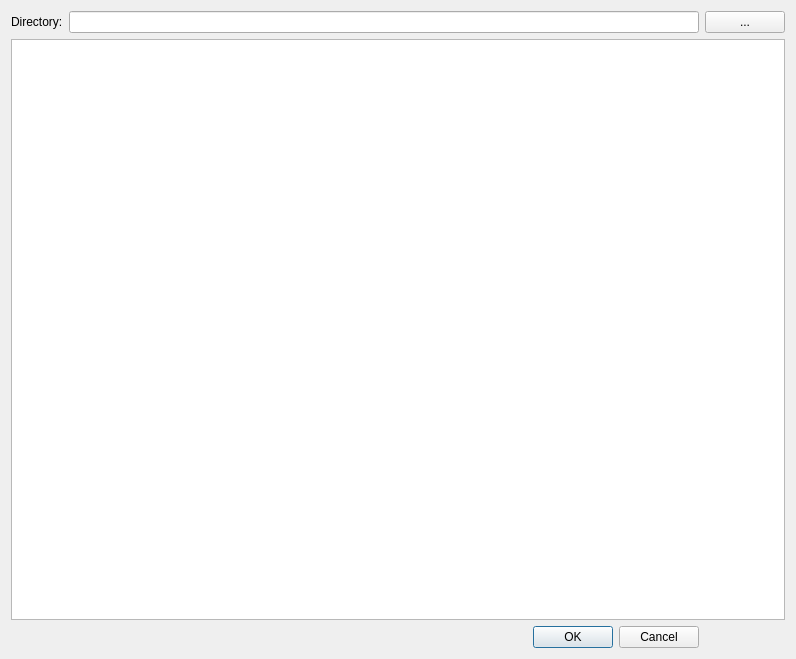
<?xml version="1.0" encoding="UTF-8"?>
<ui version="4.0">
 <class>colorMapViewerDlg</class>
 <widget class="QDialog" name="colorMapViewerDlg">
  <property name="geometry">
   <rect>
    <x>0</x>
    <y>0</y>
    <width>796</width>
    <height>659</height>
   </rect>
  </property>
  <property name="windowTitle">
   <string>Dialog</string>
  </property>
  <layout class="QGridLayout" name="gridLayout">
   <item row="0" column="2">
    <widget class="QPushButton" name="browsePb">
     <property name="text">
      <string>...</string>
     </property>
    </widget>
   </item>
   <item row="0" column="1">
    <widget class="QLineEdit" name="path"/>
   </item>
   <item row="3" column="0" colspan="2">
    <widget class="QDialogButtonBox" name="buttonBox">
     <property name="orientation">
      <enum>Qt::Horizontal</enum>
     </property>
     <property name="standardButtons">
      <set>QDialogButtonBox::Cancel|QDialogButtonBox::Ok</set>
     </property>
    </widget>
   </item>
   <item row="0" column="0">
    <widget class="QLabel" name="label">
     <property name="text">
      <string>Directory:</string>
     </property>
    </widget>
   </item>
   <item row="1" column="0" colspan="3">
    <widget class="QListWidget" name="listWidget"/>
   </item>
  </layout>
 </widget>
 <resources/>
 <connections>
  <connection>
   <sender>buttonBox</sender>
   <signal>accepted()</signal>
   <receiver>colorMapViewerDlg</receiver>
   <slot>accept()</slot>
   <hints>
    <hint type="sourcelabel">
     <x>248</x>
     <y>254</y>
    </hint>
    <hint type="destinationlabel">
     <x>157</x>
     <y>274</y>
    </hint>
   </hints>
  </connection>
  <connection>
   <sender>buttonBox</sender>
   <signal>rejected()</signal>
   <receiver>colorMapViewerDlg</receiver>
   <slot>reject()</slot>
   <hints>
    <hint type="sourcelabel">
     <x>316</x>
     <y>260</y>
    </hint>
    <hint type="destinationlabel">
     <x>286</x>
     <y>274</y>
    </hint>
   </hints>
  </connection>
 </connections>
</ui>
